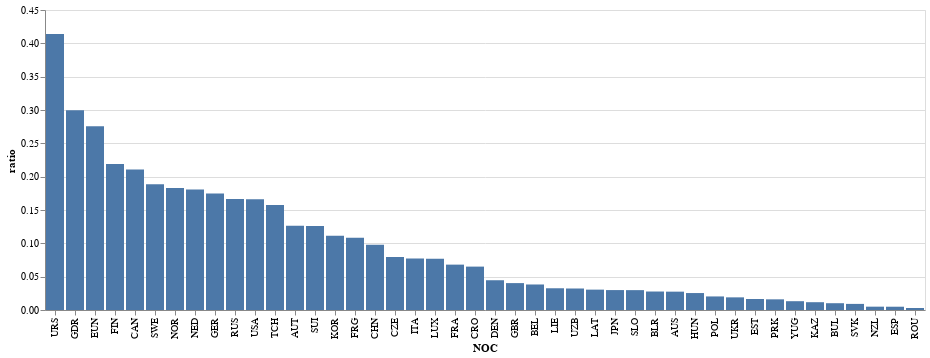

Notebook cell for this chart:
### Code cell
alt.Chart(df1).mark_bar().encode(
    x=alt.X('NOC:N',
    sort='-y'),
    y=alt.Y('ratio:Q')
    
)

### Figure 1 — Vega-Lite specification as saved in the notebook (floating-point values rounded to 4 significant figures)
{"config": {"view": {"continuousWidth": 400, "continuousHeight": 300}}, "data": {"name": "data-4dbd54873ab9ad972afd475b5a5ad47c"}, "mark": "bar", "encoding": {"x": {"type": "nominal", "field": "NOC", "sort": "-y"}, "y": {"type": "quantitative", "field": "ratio"}}, "$schema": "https://vega.github.io/schema/vega-lite/v4.8.1.json", "datasets": {"data-4dbd54873ab9ad972afd475b5a5ad47c": [{"NOC": "AUS", "ath_count": 545, "medal_count": 15, "ratio": 0.02752}, {"NOC": "AUT", "ath_count": 2186, "medal_count": 276, "ratio": 0.1263}, {"NOC": "BEL", "ath_count": 209, "medal_count": 8, "ratio": 0.03828}, {"NOC": "BLR", "ath_count": 541, "medal_count": 15, "ratio": 0.02773}, {"NOC": "BUL", "ath_count": 589, "medal_count": 6, "ratio": 0.01019}, {"NOC": "CAN", "ath_count": 2856, "medal_count": 602, "ratio": 0.2108}, {"NOC": "CHN", "ath_count": 818, "medal_count": 80, "ratio": 0.0978}, {"NOC": "CRO", "ath_count": 169, "medal_count": 11, "ratio": 0.06509}, {"NOC": "CZE", "ath_count": 920, "medal_count": 73, "ratio": 0.07935}, {"NOC": "DEN", "ath_count": 112, "medal_count": 5, "ratio": 0.04464}, {"NOC": "ESP", "ath_count": 406, "medal_count": 2, "ratio": 0.004926}, {"NOC": "EST", "ath_count": 425, "medal_count": 7, "ratio": 0.01647}, {"NOC": "EUN", "ath_count": 214, "medal_count": 59, "ratio": 0.2757}, {"NOC": "FIN", "ath_count": 1876, "medal_count": 411, "ratio": 0.2191}, {"NOC": "FRA", "ath_count": 2057, "medal_count": 140, "ratio": 0.06806}, {"NOC": "FRG", "ath_count": 757, "medal_count": 82, "ratio": 0.1083}, {"NOC": "GBR", "ath_count": 1289, "medal_count": 52, "ratio": 0.04034}, {"NOC": "GDR", "ath_count": 541, "medal_count": 162, "ratio": 0.2994}, {"NOC": "GER", "ath_count": 2208, "medal_count": 386, "ratio": 0.1748}, {"NOC": "HUN", "ath_count": 472, "medal_count": 12, "ratio": 0.02542}, {"NOC": "ITA", "ath_count": 2474, "medal_count": 191, "ratio": 0.0772}, {"NOC": "JPN", "ath_count": 2108, "medal_count": 63, "ratio": 0.02989}, {"NOC": "KAZ", "ath_count": 598, "medal_count": 7, "ratio": 0.01171}, {"NOC": "KOR", "ath_count": 772, "medal_count": 86, "ratio": 0.1114}, {"NOC": "LAT", "ath_count": 491, "medal_count": 15, "ratio": 0.03055}, {"NOC": "LIE", "ath_count": 276, "medal_count": 9, "ratio": 0.03261}, {"NOC": "LUX", "ath_count": 26, "medal_count": 2, "ratio": 0.07692}, {"NOC": "NED", "ath_count": 675, "medal_count": 122, "ratio": 0.1807}, {"NOC": "NOR", "ath_count": 2326, "medal_count": 426, "ratio": 0.1831}, {"NOC": "NZL", "ath_count": 200, "medal_count": 1, "ratio": 0.005}, {"NOC": "POL", "ath_count": 1327, "medal_count": 27, "ratio": 0.02035}, {"NOC": "PRK", "ath_count": 125, "medal_count": 2, "ratio": 0.016}, {"NOC": "ROU", "ath_count": 674, "medal_count": 2, "ratio": 0.002967}, {"NOC": "RUS", "ath_count": 1560, "medal_count": 260, "ratio": 0.1667}, {"NOC": "SLO", "ath_count": 604, "medal_count": 18, "ratio": 0.0298}, {"NOC": "SUI", "ath_count": 2108, "medal_count": 266, "ratio": 0.1262}, {"NOC": "SVK", "ath_count": 546, "medal_count": 5, "ratio": 0.009158}, {"NOC": "SWE", "ath_count": 2222, "medal_count": 419, "ratio": 0.1886}, {"NOC": "TCH", "ath_count": 1004, "medal_count": 158, "ratio": 0.1574}, {"NOC": "UKR", "ath_count": 580, "medal_count": 11, "ratio": 0.01897}, {"NOC": "URS", "ath_count": 1063, "medal_count": 440, "ratio": 0.4139}, {"NOC": "USA", "ath_count": 3748, "medal_count": 623, "ratio": 0.1662}, {"NOC": "UZB", "ath_count": 31, "medal_count": 1, "ratio": 0.03226}, {"NOC": "YUG", "ath_count": 530, "medal_count": 7, "ratio": 0.01321}]}}
